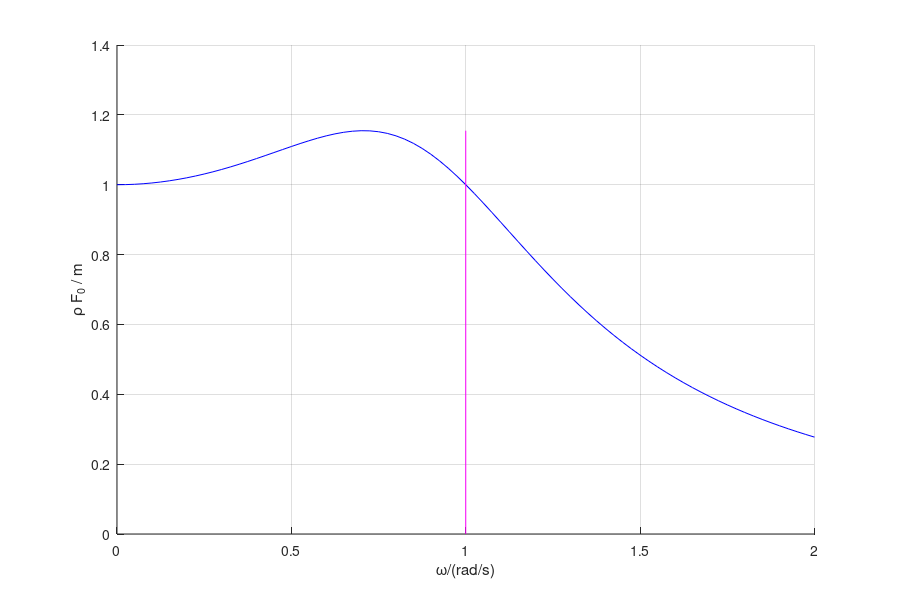

Recreate this plot in MATLAB.
%  modulSchwingungen erzeugt Abbildungen

%==========================================================================
%
%  Name:        modulSchwingungen.m
%
%  Author:      EH
%  Date:        2012/01/19
%
%  Modifications on 2013/03/04 by EH: Neue Abb. nach Korrekturen am Ende
%                on 2013/03/07 by EH: Rechnungen in SI
%
%  Bugs, suggestions, remarks:
%
%==========================================================================

function modulSchwingungen()

printOpt=1;
fW=9; %figure width in cm, in HTML max. 700px;
fH=6; %figure hight in cm
fWMax=16; %figure width in cm, genauer 16.8, in HTML max. 700px;
printForm = '-dpng';
printResLow = '-r150';
printResMed = '-r200';
printResHigh = '-r300';

t0=.5; %Periode in Sekunden
tAx=0:t0/50:3; %Zeitachse für Darstellung
x0=10e-3; %Maximale Auslenkung in mm -> m (in SI)
x=x0*cos(2*pi/t0*tAx); %Auslenkung für entsprechende RB
v=-x0*2*pi/t0*sin(2*pi/t0*tAx); %Geschwindigkeit dazu, im mm/s -> m/s (SI)
k=10*1e3; %Kraftkonstante in N/mm -> in N/m (SI)
omega0=2*pi/t0; %Kreisfrequenz in Hz
m=1e0*k*t0^2/(2*pi)^2; %Masse in kg
hatX=1e-3; %Maximale Auslenkung der Federaufhängung in mm -> m (SI)
omegaAx=0:omega0/40:(2*omega0);
gammaReib=4; %Reibungskonstante in Hz für Berechnung von rho
omegaF=10; %Anregungsfrequenz in rad/s
f0=k*hatX; %Amplitude der Anregungskraft in N
deltaF=pi/2; %Phase der Anregungskraft, pi/2 f"ur Sinus
%---
x0Bsp=1; %Max. Auslenkung in m für Beispiele mit Einheitswerten
kBsp=1; %Kraftkonstante in N/m für s. o.
mBsp=1; %Masse in kg für s. o.
omega0Bsp=sqrt(kBsp/mBsp); %Kreisfrequenz in rad/s für s. o. (=1/s)
hatXBsp=1; %Maximale Auslenkung der Aufhängung in m für s. o.
t0Bsp=2*pi/omega0Bsp; %Periode in s für s. o.
tAxBsp=0:t0Bsp/50:t0Bsp; %Zeitachse für die Darstellung
xBsp=x0Bsp*cos(omega0Bsp*tAxBsp); %Auslenkung für entsprechende AB für s. o.
vBsp=-x0Bsp*omega0Bsp*sin(omega0Bsp*tAxBsp); %Geschwindigkeit in m/s für so
omegaAxBsp=0:omega0Bsp/40:(2*omega0Bsp);
gammaReibBsp=1; %Reibungskonstante in Hz für Berechnung von rho für s. o.
%---Neu mit homogener Lsg (Einschwingung) und ggf. partikul"arer Lsg.
omegaD=sqrt(omega0^2-(gammaReib/2)^2);
xD=x0*exp(-gammaReib/2*tAx).*cos(omegaD*tAx); %homogene Lsg ab x0, v0 fast 0
omegaDBsp=sqrt(omega0Bsp^2-(gammaReibBsp/2)^2);
xDBsp=x0Bsp*exp(-gammaReibBsp*tAxBsp/2).*cos(omegaDBsp*tAxBsp); %s.o.
phiF=atan(-omegaF*gammaReib/(omega0^2-omegaF^2)); %Phasenverschiebung partikul"ar
rhoF=1/(m*sqrt((omega0^2-omegaF^2)^2+(omegaF*gammaReib)^2)); %Faktor parikul"ar
%Parameter ab x=v=0:
phiD=atan((omegaF*tan(phiF-deltaF)-gammaReib/2)/omegaD);
cHomogen=-rhoF*f0*cos(phiF-deltaF)/cos(phiD);
%bzw. 
aHomogen=-rhoF*f0*cos(phiF-deltaF);
bHomogen=rhoF*f0*gammaReib/2/omegaD*(2*omegaF/gammaReib*sin(phiF-deltaF)-cos(phiF-deltaF));



%%% Numerische Simulation (mögliche Parameter, ggf. unten geändert)
%---Anfangsbedingungen
xAlt = x0; %Anfangswert der Auslenkung in mm
vAlt = v(1); %Anfangswert der Geschwindigkeit in mm/s
%---Diskretisierung
deltaT=t0/64; %Zeitdiskretisierung in s
tMax=1*max(tAx); %Simulationsdauer in s
nT=round(tMax/deltaT); %Anzahl von Simulationsschritten


if 0
    plot(tAx,x*1e3)
    xlabel 't/s'
    ylabel 'x/mm'
    if printOpt==1
        set(gcf,'PaperPosition', [2 2 fW fH])
        print(printForm, printResHigh, 'abbIntroTX')
    end
end

if 0
    subplot(121)
    plot(tAxBsp,xBsp)
    xlabel 't/s'
    ylabel 'x/m'
    axis tight
    grid on
    subplot(122)
    plot(tAxBsp,vBsp)
    xlabel 't/s'
    ylabel '(dx/dt) / (m/s)'
    axis ([0 t0Bsp -x0Bsp x0Bsp])
    grid on
    if printOpt==1
        set(gcf,'PaperPosition', [2 2 fWMax fH])
        print(printForm, printResHigh, 'abbBspTXTV')
    end
end

if 0
    plot(tAx,v*1e3)
    xlabel 't/s'
    ylabel '(dx/dt) / (mm/s)'
    xlim([0 1])
    grid on
    if printOpt==1
        set(gcf,'PaperPosition', [2 2 fW fH])
        print(printForm, printResHigh, 'abbIntroTV')
    end
end

if 0
    subplot(121)
    plot(x*1e3,-k*x)
    xlabel 'x/mm'
    ylabel 'F/N'
%     xlim([0 1])
    grid on
    subplot(122)
    plot(tAx,-k*x)
    xlabel 't/s'
    ylabel 'F/N'
    xlim([0 1])
    grid on
    if printOpt==1
        set(gcf,'PaperPosition', [2 2 fWMax fH])
        print(printForm, printResHigh, 'abbBetrachtungXFTF')
    end
end

if 0
    hold on
    plot(tAx,.5*k*x.^2,'b-')
    plot(tAx,.5*m*v.^2,'r-.')
    xlabel 't/s'
    ylabel 'E/J'
    legend('E_{pot}','E_{kin}')
    xlim([0 t0])
    grid on
    if printOpt==1
        set(gcf,'PaperPosition', [2 2 fW fH])
        print(printForm, printResHigh, 'abbBetrachtungEpotEkin')
    end
end

if 0
    hold on
    plot(tAxBsp,.5*kBsp*xBsp.^2,'b-')
    plot(tAxBsp,.5*mBsp*vBsp.^2,'r-.')
    xlabel 't/s'
    ylabel 'E/J'
    legend('E_{pot}','E_{kin}')
    xlim([0 t0Bsp])
    grid on
    if printOpt==1
        set(gcf,'PaperPosition', [2 2 fW fH])
        print(printForm, printResHigh, 'abbBetrachtungEpotEkinBsp')
    end
end

if 0 %Abbildung entfaellt
    hold on
    plot(omegaAxBsp,hatXBsp./(1-(omegaAxBsp/omega0Bsp).^2),'b-')
    plot([omega0Bsp omega0Bsp],[-5 5],'m')
    xlabel '\omega/(rad/s)'
    ylabel 'Vorfaktor / m'
    axis([0 2*omega0Bsp -4*x0Bsp 4*x0Bsp])
    grid on
    if printOpt==1
        set(gcf,'PaperPosition', [2 2 fW fH])
        print(printForm, printResHigh, 'abbErzwungenBsp')
    end
end

if 0 %Abbildung entfaellt
    hold on
    plot(omegaAx,1e3*hatX./(1-(omegaAx/omega0).^2),'b-')
    plot([omega0 omega0],[-10 10],'m')
    xlabel '\omega/(rad/s)'
    ylabel 'Vorfaktor / mm'
    axis([0 2*omega0 -x0*1e3 x0*1e3])
    grid on
    if printOpt==1
        set(gcf,'PaperPosition', [2 2 fW fH])
        print(printForm, printResHigh, 'abbErzwungen')
    end
end

if 0
    zaehler=omega0^2*hatX;
    nenner=sqrt((omegaAx.^2-omega0^2).^2+gammaReib^2*omegaAx.^2);
    vorfaktor=zaehler./nenner;
    hold on
    plot(omegaAx,1e3*vorfaktor,'b-')
    plot([omega0 omega0],[0 max(vorfaktor)],'m')
    xlabel '\omega/(rad/s)'
    ylabel 'Vorfaktor / mm'
    xlim([0 2*omega0])
    grid on
    if printOpt==1
        set(gcf,'PaperPosition', [2 2 fW fH])
        print(printForm, printResHigh, 'abbReibung')
    end
end

if 1
    zaehler=omega0Bsp^2*hatXBsp;
    nenner=sqrt((omegaAxBsp.^2-omega0Bsp^2).^2+gammaReibBsp^2*omegaAxBsp.^2);
    vorfaktor=zaehler./nenner;
    hold on
    plot(omegaAxBsp,vorfaktor,'b-')
    plot([omega0Bsp omega0Bsp],[0 max(vorfaktor)],'m')
    xlabel '\omega/(rad/s)'
    ylabel '\rho F_0 / m'
    xlim([0 2*omega0Bsp])
    grid on
    if printOpt==1
        set(gcf,'PaperPosition', [2 2 fW fH])
        print(printForm, printResHigh, 'abbReibungBsp')
    end
end

if 0
    zaehler=omegaAxBsp*gammaReibBsp;
    nenner=omegaAxBsp.^2-omega0Bsp^2;
    phasenVerschiebung=atan(zaehler./nenner);
    phasenVerschiebung(phasenVerschiebung>0)=...
        phasenVerschiebung(phasenVerschiebung>0)-1*pi;
    plot(omegaAxBsp,phasenVerschiebung,'b-')
    xlabel '\omega/(rad/s)'
    ylabel '\theta / rad'
    xlim([0 2*omega0Bsp])
    grid on
    if printOpt==1
        set(gcf,'PaperPosition', [2 2 fW fH])
        print(printForm, printResHigh, 'abbPhasenVerschiebungBsp')
    end
end

if 0
    zaehler=omegaAx*gammaReib;
    nenner=omegaAx.^2-omega0^2;
    phasenVerschiebung=atan(zaehler./nenner);
    phasenVerschiebung(phasenVerschiebung>0)=...
        phasenVerschiebung(phasenVerschiebung>0)-1*pi;
    plot(omegaAx,phasenVerschiebung,'b-')
    xlabel '\omega/(rad/s)'
    ylabel '\theta / rad'
    xlim([0 2*omega0])
    grid on
    if printOpt==1
        set(gcf,'PaperPosition', [2 2 fW fH])
        print(printForm, printResHigh, 'abbPhasenVerschiebung')
    end
end

if 0
    %---Referenzfall ohne äußere Kraft und ohne Reibung
    omega0Q=omega0^2;
    a=-omega0Q*xAlt;
    vHalbAlt=vAlt-a*deltaT/2; %Für Leapfrog, hier Rückwärts, v(0-deltaT/2)
    xAltLF=xAlt; %Variable für Leapfrog Verfahren
    hold on
    for iT=1:nT
        %---Einfache Variante
        a=-omega0Q*xAlt;
        vNeu=vAlt+a*deltaT;
        xNeu=xAlt+vAlt*deltaT;
        xAlt=xNeu;
        vAlt=vNeu;
        %---Variante mit versetzten Diskretisierungspunkte, Fey. S. 127
        aLF=-omega0Q*xAltLF;
        vHalbNeu=vHalbAlt+aLF*deltaT;
        xNeuLF=xAltLF+vHalbNeu*deltaT;
        xAltLF=xNeuLF;
        vHalbAlt=vHalbNeu;
        plot(iT,1e3*xNeu,'b.')
        plot(iT,1e3*xNeuLF,'m.')
        pause(.01)
    end
    xlabel 't / \delta t'
    ylabel 'x / mm'
    xlim([0 nT])
    grid on
    if printOpt==1
        set(gcf,'PaperPosition', [2 2 fW fH])
        print(printForm, printResHigh, 'abbNumVgl')
    end
end

if 0
    %---Es geht los...
    %---Diskretisierung
    nProPeriode=2*32; %Zeitschritte pro Periode der natürlichen Frequenz
    deltaT=t0/nProPeriode; %Zeitdiskretisierung in s
    tMax=14*t0; %Simulationsdauer in s
    nT=round(tMax/deltaT); %Anzahl von Simulationsschritten
    %---Externe Kraft bzw. Auslenkung der Aufhängung
    fExtDurchM = omega0^2*hatX*cos(omegaF*deltaT*(1:nT)-deltaF); %F_extern/m in mm/s^2 -> m/s**2 (SI)
    fExtDurchM((round(nT/2)+1):nT)=fExtDurchM(round(nT/2)); %Aufh"angung stoppt
    %---
    xVec=zeros(1,nT); %für die Darstellung als Linie
    omega0Q=omega0^2;
    xAltLF=0;
    vAlt=0;
    aLF=-gammaReib*vAlt...
        -omega0Q*xAltLF...
        +fExtDurchM(1);
    vHalbAlt=vAlt-aLF*deltaT/2; %Für Leapfrog, hier Rückwärts, v(0-deltaT/2)
    hold on
    for iT=1:nT
        aLF=-gammaReib*vHalbAlt-omega0Q*xAltLF+fExtDurchM(iT);
        vHalbNeu=vHalbAlt+aLF*deltaT;
        xNeuLF=xAltLF+vHalbNeu*deltaT;
        xAltLF=xNeuLF;
        vHalbAlt=vHalbNeu;
        %---
        xVec(iT)=xNeuLF;
    end
    plot(1:nT,1e3*fExtDurchM/omega0Q,'g-.')
    plot(1:nT,1e3*xVec,'b.')
    %analytische Lsg ohne Abschalten
    tAnalyt=deltaT*(1:nT);
%     xAnalyt=cHomogen*exp(-gammaReib*tAnalyt/2).*cos(omegaD*tAnalyt+phiD)...
%         +f0*rhoF*cos(omegaF*tAnalyt-deltaF+phiF);
%     bzw.
    xAnalyt=exp(-gammaReib*tAnalyt/2).*(aHomogen*cos(omegaD*tAnalyt)...
        +bHomogen*sin(omegaD*tAnalyt))+f0*rhoF*cos(omegaF*tAnalyt-deltaF+phiF);
    plot(1:nT,xAnalyt*1e3,'m')
    xlabel 't / \delta t'
    ylabel 'x / mm'
    xlim([0 nT])
    grid on
    if printOpt==1
        set(gcf,'PaperPosition', [2 2 fW fH])
        print(printForm, printResHigh, 'abbNumLFLos')
    end
end

%---

if 0
    plot(tAxBsp,xBsp,'r-.')
    hold on
    plot(tAxBsp,xDBsp)
    xlabel 't/s'
    ylabel 'x/m'
    axis tight
    grid on
    legend('\gamma = 0','\gamma = 1 s^{-1}')
    if printOpt==1
        set(gcf,'PaperPosition', [2 2 fW fH])
        print(printForm, printResHigh, 'abbBspTXD')
    end
end

if 0
    plot(tAx,x,'r-.')
    hold on
    plot(tAx,xD)
    grid on
    xlabel 't/s'
    ylabel 'x/mm'
    legend('\gamma = 0','\gamma = 4 s^{-1}')
    if printOpt==1
        set(gcf,'PaperPosition', [2 2 fW fH])
        print(printForm, printResHigh, 'abbTXD')
    end
end

if 0
%     plot(tAx,x,'r-.')
    hold on
%     plot(tAx,xD,'m-.')
    xAnalyt=cHomogen*exp(-gammaReib*tAx/2).*cos(omegaD*tAx+phiD)...
        +f0*rhoF*cos(omegaF*tAx-deltaF+phiF);
    plot(tAx,xAnalyt*1e3)
    plot(tAx,hatX*cos(omegaF*tAx-deltaF)*1e3,'g-.')
    grid on
    xlabel 't/s'
    ylabel 'x/mm'
%     legend('x_p + x_h','Aufhängung')
    if printOpt==1
        set(gcf,'PaperPosition', [2 2 fW fH])
        print(printForm, printResHigh, 'abbTXDF')
    end
end
